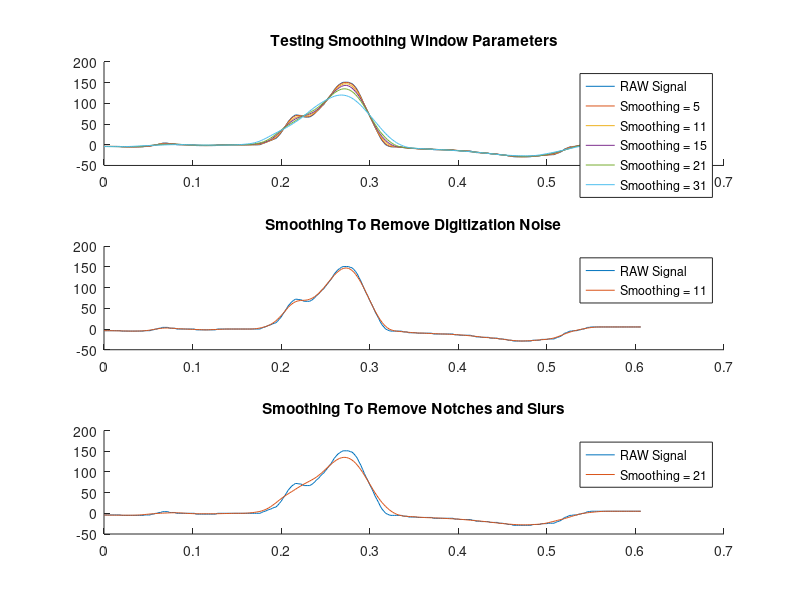

Reproduce this figure in MATLAB.
aVL_00= [-2 -2 -2 -2 -2 -2 -2 -2 -2 -2 -2 -2 -2 -2 -2 -2 -2 -2 0 0 0 2 4 7 9 10 14 17 21 26 31 37 44 52 59 66 71 74 77 79 79 79 77 77 77 77 77 79 81 84 89 96 104 114 126 136 144 151 154 158 159 161 163 164 166 166 166 166 163 159 156 151 146 141 134 128 119 109 97 86 74 62 51 41 31 22 14 5 0 -4 -9 -10 -12 -12 -12 -14 -14 -14 -15 -15 -17 -17 -17 -19 -19 -19 -19 -19 -20 -20 -20 -20 -20 -20 -20 -20 -20 -20 -20 -20 -22 -22 -22 -24 -24 -24 -24 -24 -24 -24 -25 -25 -25 -25 -25 -25 -25 -27 -27 -27 -29 -29 -29 -29 -30 -30 -30 -30 -30 -32 -32 -32 -34 -34 -35 -35 -35 -37 -37 -37 -37 -39 -39 -39 -39 -39 -39 -39 -39 -39 -39 -39 -39 -39 -39 -37 -37 -37 -35 -35 -34 -34 -32 -30 -30 -29 -27 -27 -25 -24 -22 -20 -17 -15 -14 -12 -10 -10 -10 -9 -9 -7 -7 -5 -4 -4 -4 -4 -4 -4 -4 -4 -4 -4 -2 -2 -2 0 0 0 0 0 0 0 -2 -2 -2 -4 -4 -4 -4 -4 -4 -4 -4 -4 -4 -4 -4 -4 -4 -4 -4 -4 -4 -4 -4 -4 -4 -4 -4 -4 -4 -4 -4 -4 -4 -4 -4 -4 -4 -4 -5 -5 -5 -5 -5 -5 -5 -5 -5 -5 -5 -5 -5 -5 -5 -5 -5 -5 -5 -5 -5 -5 -5 -5 -5 -5 -5 -5 -5 -5 -5 -5 -5 -7 -7 -7 -7 -5 -5 -5 -5 -5 -5 -5 -5 -5 -5 -5 -5 -5 -5 -5 -5 -5 -5 -5 -5 -5 -5 -5 -5 -5 -5 -5 -5 -5 -5 -5 -5 -5 -5 -5 -5 -5 -5 -5 -5 -5 -5 -5 -5 -4 -4 -4 -4 -4 -4 -4 -4 -4 -4 -4 -4 -4 -4 -4 -4 -5 -5 -5 -5 -5 -5 -5 -5 -5 -5 -5 -5 -5 -4 -4 -4 -4 -2 -2 0 0 2 2 4 4 4 4 2 2 2 2 0 0 0 0 0 0 0 0 0 0 0 -2 -2 -2 -2 -2 -2 -2 -2 -2 -2 -2 -2 0 0 0 0 0 0 0 0 0 0 0 0 0 0 0 0 0 0 0 0 0 0 0 0 0 2 4 5 7 9 10 12 14 15 19 24 29 36 42 49 56 61 66 69 72 72 71 71 69 67 67 67 67 69 72 76 81 84 89 94 97 103 108 114 119 126 133 138 143 146 149 151 151 151 151 149 148 144 139 133 124 116 106 96 87 79 69 61 52 42 34 26 17 10 5 0 -2 -4 -5 -5 -5 -5 -5 -5 -5 -7 -7 -7 -9 -9 -9 -9 -9 -10 -10 -10 -10 -10 -10 -10 -10 -10 -12 -12 -12 -12 -12 -12 -12 -12 -12 -12 -12 -12 -14 -14 -14 -15 -15 -15 -15 -15 -15 -15 -17 -17 -19 -19 -19 -20 -20 -20 -20 -20 -22 -22 -22 -22 -22 -24 -24 -24 -25 -25 -27 -27 -27 -29 -29 -29 -29 -29 -29 -29 -29 -29 -29 -29 -27 -27 -27 -27 -27 -25 -25 -25 -25 -24 -24 -24 -24 -22 -20 -19 -17 -14 -10 -9 -7 -5 -5 -4 -4 -4 -2 -2 0 0 2 4 4 5 5 5 5 5 5 5 5 5 5 5 5 5 5 5 5 5 5 5 5 5 5 5 5 5 5 5 5 5 5 5 5 5 5 5 5 5 5 5 5 5 5 5 5 5 5 5 5 5 5 5 5 5 5 5 5 5 5 5 5 5 5 5 5 5 5 4 4 4 4 4 2 2 2 0 0 0 0 0 0 2 2 2 2 2 2 2 2 2 2 2 2 2 2 2 2 2 2 2 2 2 2 2 2 2 2 2 2 2 2 2 2 2 2 2 2 2 2 4 4 4 4 4 4 4 4 4 4 2 2 2 2 2 2 2 2 2 2 2 2 2 2 2 2 2 2 2 2 2 2 2 2 2 2 4 4 5 5 7 7 9 9 9 9 9 9 9 9 9 9 9 9 9 9 7 7 5 4 4 4 4 4 4 5 7 7 9 10 10 10 10 10 10 10 10 10 10 10 10 10 10 10 10 10 10 10 10 10 10 10 10 10 10 10 10 10 10 10 10 12 12 14 15 19 21 22 26 29 32 37 44 51 57 62 66 67 67 66 64 62 61 59 59 59 59 57 57 59 61 62 66 71 77 86 94 103 113 121 129 136 139 141 143 141 141 141 139 139 139 138 134 129 123 114 104 96 87 82 76 71 64 54 44 32 22 14 9 5 4 2 2 0 0 0 -2 -4 -4 -5 -5 -5 -5 -5 -5 -5 -5 -5 -5 -5 -5 -5 -5 -7 -7 -7 -7 -7 -7 -9 -9 -9 -7 -7 -7 -7 -7 -7 -7 -7 -9 -9 -9 -9 -10 -10 -10 -10 -10 -10 -10 -10 -10 -12 -12 -12 -14 -14 -14 -15 -15 -17 -17 -19 -19 -19 -20 -20 -20 -20 -20 -20 -20 -20 -20 -20 -22 -22 -22 -22 -22 -20 -20 -20 -20 -19 -19 -19 -19 -19 -17 -17 -15 -14 -12 -12 -10 -9 -9 -7 -7 -5 -5 -4 -2 0 0 0 2 2 4 4 4 4 4 4 4 5 5 5 5 7 7 7 9 9 9 9 9 9 9 9 9 10 10 10 10 9 9 9 9 7 7 7 7 7 7 7 7 7 9 9 9 9 10 10 10 10 10 10 10 9 9 9 7 7 7 7 7 7 7 7 7 7 7 7 7 7 7 7 7 7 7 7 7 7 7 7 9 9 9 9 9 9 9 9 9 9 7 7 7 5 5 5 5 5 5 5 5 5 5 5 5 5 5 5 5 5 5 5]
minAVL = aVL_00(350:653)
sample = aVL_00
interval = 0.002
fs = 500


smooth5 = movmean(minAVL,5);
smooth11 = movmean(minAVL,11);
smooth15 = movmean(minAVL,15);
smooth21 = movmean(minAVL,21);
smooth31 = movmean(minAVL,31);

figure 
subplot(3,1,1)
hold on
plot(0:interval:0.606,minAVL )
plot(0:interval:0.606,smooth5 )
plot(0:interval:0.606,smooth11 )
plot(0:interval:0.606,smooth15 )
plot(0:interval:0.606,smooth21 )
plot(0:interval:0.606,smooth31 )
title("Testing Smoothing Window Parameters")
legend('RAW Signal','Smoothing = 5','Smoothing = 11','Smoothing = 15','Smoothing = 21','Smoothing = 31')

subplot(3,1,2)
hold on 
plot(0:interval:0.606,minAVL )
plot(0:interval:0.606,smooth11 )
title("Smoothing To Remove Digitization Noise")
legend('RAW Signal','Smoothing = 11')

subplot(3,1,3)
hold on 
plot(0:interval:0.606,minAVL )
plot(0:interval:0.606,smooth21 )
title("Smoothing To Remove Notches and Slurs")
legend('RAW Signal','Smoothing = 21')